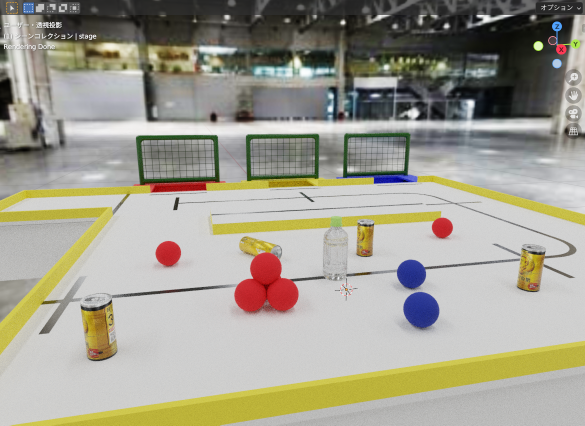
#> input picture lib/chirobo.png, 1170 x 851 px, given in place of the camera (shown at 1/2 size)
$ python linetrace.py
#> lines starting #> are read from the running program, lines starting #| are printed output that depends on the picture; after the words box and inside, x2 and y2 are one past the last pixel; in counts of white or black regions, pixels touching at a corner belong together; long printed decimals are rounded
import multiprocessing as mp
import cv2
import numpy as np
import math

# [78 lines left out: functions main, line_recog_slide_window, not called in this run]

def compute_angle(line):
    x1, y1, x2, y2 = line
    dx = x2 - x1
    dy = y2 - y1
    angle = math.degrees(math.atan2(dy, dx))  # 角度（度単位）
    return angle #% 180  # 平行性を見るので180度周期でOK

def line_distance(l1, l2):
    p = (l2[0:2] + l2[2:4]) / 2
    ap = p - l1[0:2]
    ab = l1[2:4] - l1[0:2]
    ba = l1[0:2] - l1[2:4]
    bp = p - l1[2:4]
    ai_norm = np.dot(ap, ab)/np.linalg.norm(ab)
    neighbor_point = l1[0:2] + (ab)/np.linalg.norm(ab)*ai_norm
    return np.linalg.norm(p - neighbor_point)

"""    # 線分 line1 の中心点
    cx1 = (line1[0] + line1[2]) / 2
    cy1 = (line1[1] + line1[3]) / 2
    # 線分 line2 の中心点
    cx2 = (line2[0] + line2[2]) / 2
    cy2 = (line2[1] + line2[3]) / 2
    # ユークリッド距離
    return math.hypot(cx2 - cx1, cy2 - cy1)"""

def find_parallel_pairs(lines, angle_threshold=5.0):
    parallel_pairs = []
    distances = []

    lines = [line[0] for line in lines]  # shape (N, 1, 4) → (N, 4)

    for i in range(len(lines)):
        angle_i = compute_angle(lines[i])
        for j in range(i + 1, len(lines)):
            angle_j = compute_angle(lines[j])
            angle_diff = abs(angle_i - angle_j) % 180
            angle_diff = min(angle_diff, 180 - angle_diff)  # 平行性の差（180度考慮）

            if angle_diff <= angle_threshold:
                d = line_distance(lines[i], lines[j])
                parallel_pairs.append((lines[i], lines[j]))
                distances.append(d)

    return parallel_pairs, distances

def test():

    cap = cv2.VideoCapture(0)
    cap.set(cv2.CAP_PROP_FOURCC, cv2.VideoWriter_fourcc('M','J','P','G'))
    cap.set(cv2.CAP_PROP_FRAME_WIDTH, 640)
    lsd = cv2.createLineSegmentDetector(cv2.LSD_REFINE_STD)

    ret, img = cap.read()
#> img is the input picture: shape (851, 1170, 3); mean B, G, R 144.5, 158.4, 161.3
    gray = cv2.cvtColor(img, cv2.COLOR_BGR2GRAY)
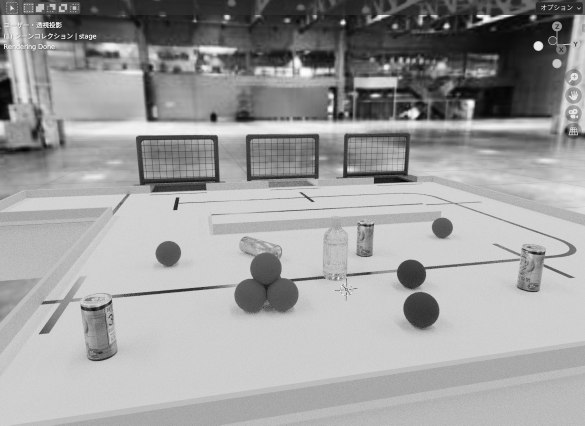
#> gray: shape (851, 1170) (shown at 1/2 size); min 0, max 255, mean 157.7

    gray = cv2.GaussianBlur(gray,(3,3),0)
    gray = cv2.adaptiveThreshold(gray, 255, cv2.ADAPTIVE_THRESH_GAUSSIAN_C, cv2.THRESH_BINARY, 15, 5)
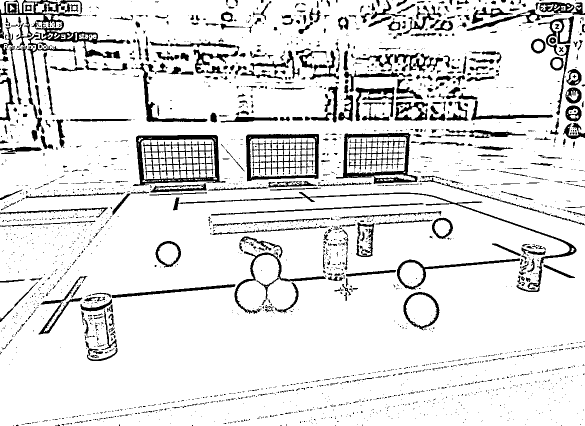
#> gray: shape (851, 1170) (shown at 1/2 size); 88.4% white; 2337 black regions (1874 under 20 px), largest, box (x1, y1, x2, y2) and area: (266, 270, 451, 372) 6735, (0, 0, 251, 117) 5645, (346, 384, 1153, 584) 3896
    t_gray = gray[184:216, 200:440]
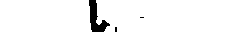
#> t_gray: shape (32, 240); 95.8% white; 3 black regions (2 under 20 px), largest, box (x1, y1, x2, y2) and area: (89, 0, 110, 32) 309
    lines, width, prec, nfa = lsd.detect(t_gray)
#> lines = [[90.77, 30.82, 88.32, 0.508], [95.96, 0.562, 96.66, 18.18], [106.5, 24.82, 103.4, 31.35], [103.5, 19.35, 110.1, 23.91], [99.43, 25.65, 102.1, 18.67], [117, 26.76, 116.6, 30.72]]; width = [4.32, 4.34, 4.5, 4.91, 4.83, 2.74]; prec = [0.125, 0.125, 0.125, 0.125, 0.125, 0.125]; nfa = None

    # 平行な線分ペアと距離を取得
    pairs, dists = find_parallel_pairs(lines, angle_threshold=5.0)
#> the loop in find_parallel_pairs, `for i in range(len(lines)):` made 6 passes
#> angle_i on passes 2 to 6: 87.74, 116, 34.87, -69.33, 95.83
#> angle_i on pass 1: -94.62
#> after the loop in find_parallel_pairs, `for i in range(len(lines)):`: distances = [7.25]; parallel_pairs = [([90.77, 30.82, 88.32, 0.508], [95.96, 0.562, 96.66, 18.18])]
#> pairs has the same summary as parallel_pairs in find_parallel_pairs; dists = [7.25]

    # 出力
    for i, ((l1, l2), d) in enumerate(zip(pairs, dists)):
        print(f"ペア {i+1}: 距離 = {d:.2f}")
        print(f"  線分1: {l1}")
        print(f"  線分2: {l2}")
#> this loop made 1 pass
#> (l1, l2, d) on pass 1: ([90.77, 30.82, 88.32, 0.508], [95.96, 0.562, 96.66, 18.18], 7.25)
#| ペア 1: 距離 = 7.25
#|   線分1: [90.774    30.815   88.323     0.5079]
#|   線分2: [95.962     0.5622 96.659    18.183  ]


# [23 lines left out: function line_eval, not called in this run]
    #plt.show()

if __name__ == "__main__":
    test()
